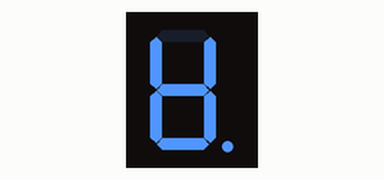
Simulated run of this program. Board: Raspberry Pi (BCM pin numbers). Parts: 1-digit seven-segment display. The segment pins are drawn as the display they are named for.

Above: at 0.12 s.
At 0.8 s:
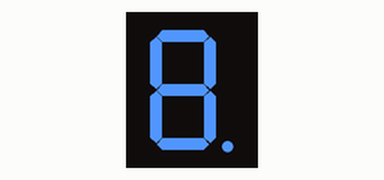

The program:

practice5._7Segment_fnd_.py
```python
from gpiozero import LED
from time import sleep

a = LED(5)
b = LED(6)
c = LED(13)
d = LED(19)
e = LED(26)
f = LED(16)
g = LED(20)
dp = LED(21)

fnd = [a,b,c,d,e,f,g,dp]
for i in range(8):
    fnd[i].on()
    sleep(0.1)

while True:
    sleep(1)
```
